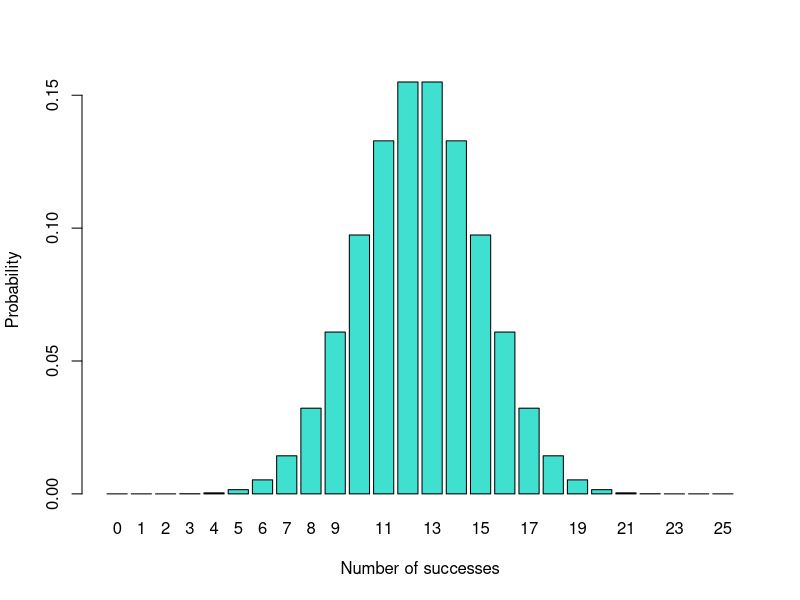

Here is the R script that generated this plot:
## ---- chunk 1

## ---- chunk 2
library(tidyverse)
## ---- chunk 3
guppy.trials <- c(1, 1, 0, 0, 1, 1, 1, 1, 1, 1, 0, 1, 1, 0, 0, 1, 1, 0, 1, 1, 1, 0, 1, 1, 1)
## ---- chunk 4
success <- length(which(guppy.trials == 1)) / length(guppy.trials)
success
## ---- chunk 5
pSE <- sqrt((success*(1-success))/length(guppy.trials))
pSE

## ---- chunk 6
prob18 <- ((25*24*23*22*21*20*19)/ factorial(7)) * .5^18 * (.5)^7
prob18

## ---- chunk 7
p.null.diamond <- 1/4
## ---- chunk 8
p.null.success <- 0.5
## ---- chunk 9
observations <- seq(0,25)
observations
## ---- chunk 10
prob.18 <- dbinom(x = 18, size = 25, prob = p.null.success) 
prob.18
## ---- chunk 11
null.probabilities <- dbinom(observations, 25, p.null.success)
## ---- chunk 12
# create a dataframe
null.distribution <- data.frame(observations, null.probabilities)
# set column names
colnames(null.distribution)<-c("Observation", "Probability")
head(null.distribution)
## ---- chunk 13
barplot(height = null.probabilities, names = observations, 
        ylab = "Probability", xlab = "Number of successes", col="turquoise")
## ---- chunk 14
sum(null.distribution$Probability) # all the probabilities added together

# probability of one specific outcome, say 3 out of 25 successes:
null.distribution[observations == 3, ] # a very small number! 
## ---- chunk 15
P.value <- sum(null.probabilities[observations <= 7] + null.probabilities[observations >= 18])
P.value
## ---- chunk 16
binom.test(3, n = 10, p = 0.5, alternative = "two.sided")
## ---- chunk 17
binom.test(18, 25)
## ---- chunk 18
observations <- c(0, 1, 0, 1, 1, 1, 1)
pHat <- length(which(observations == 1)) / length(observations)
pSE_2 <- sqrt((pHat*(1-pHat))/length(observations))
pSE_2
## ---- chunk 19
binom.test(length(which(observations == 1)), length(observations))

